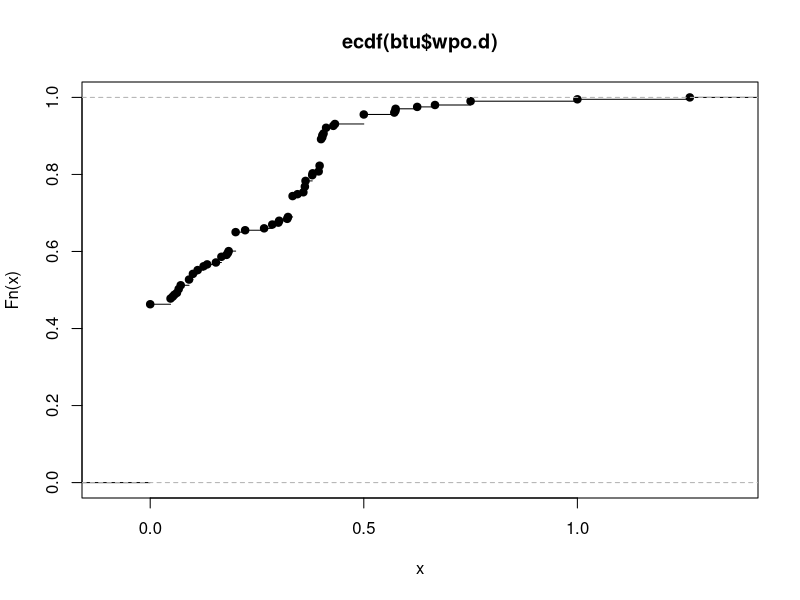
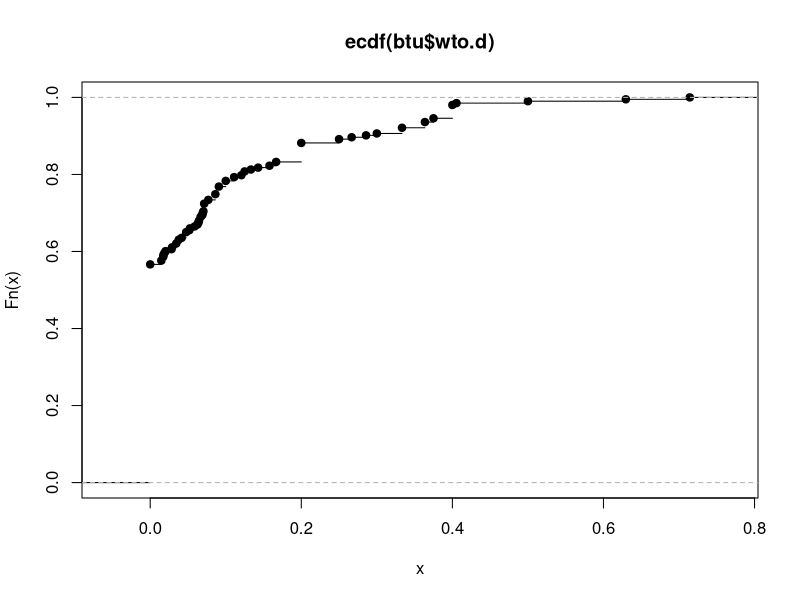
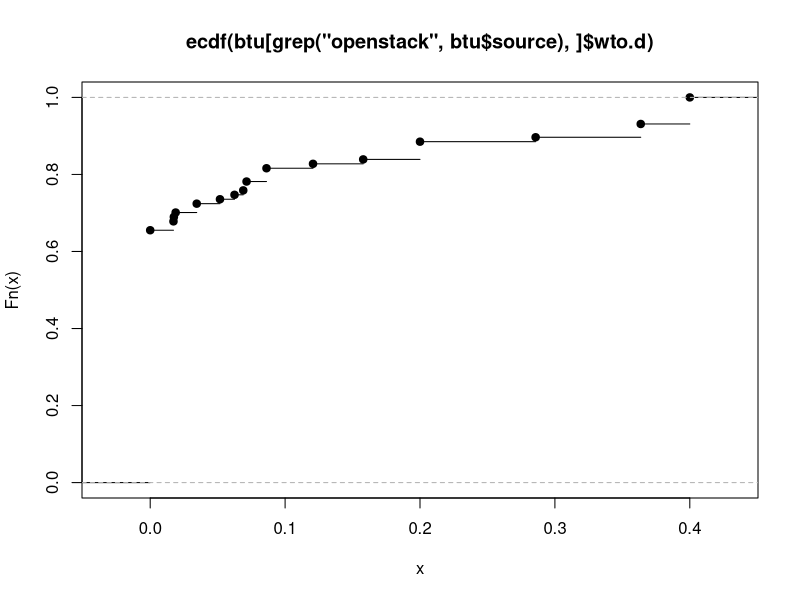
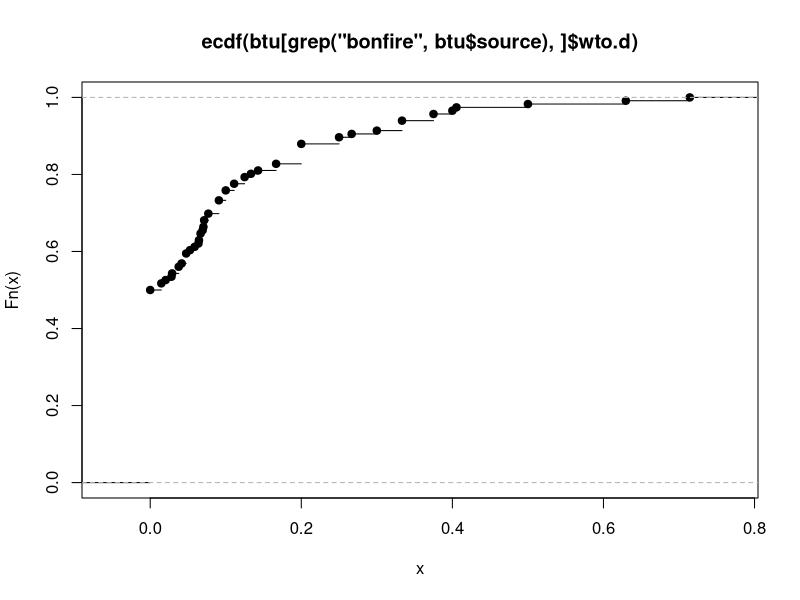
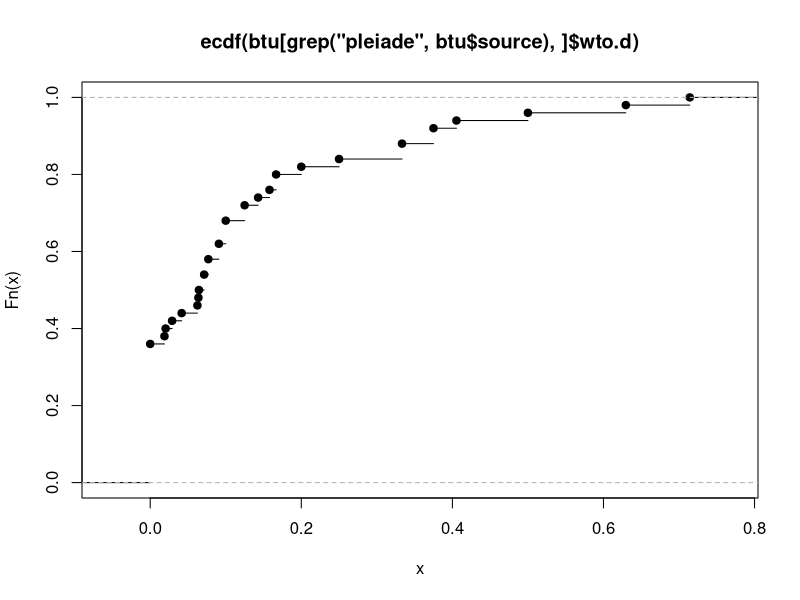
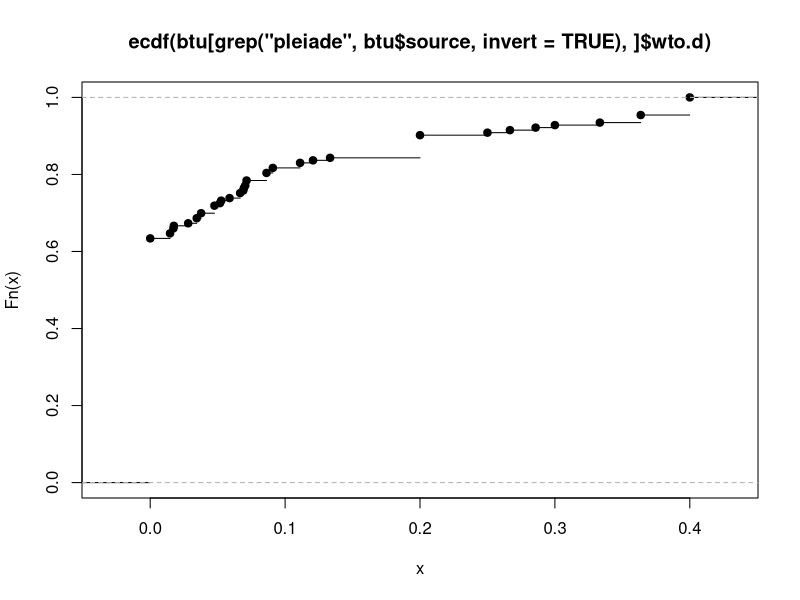
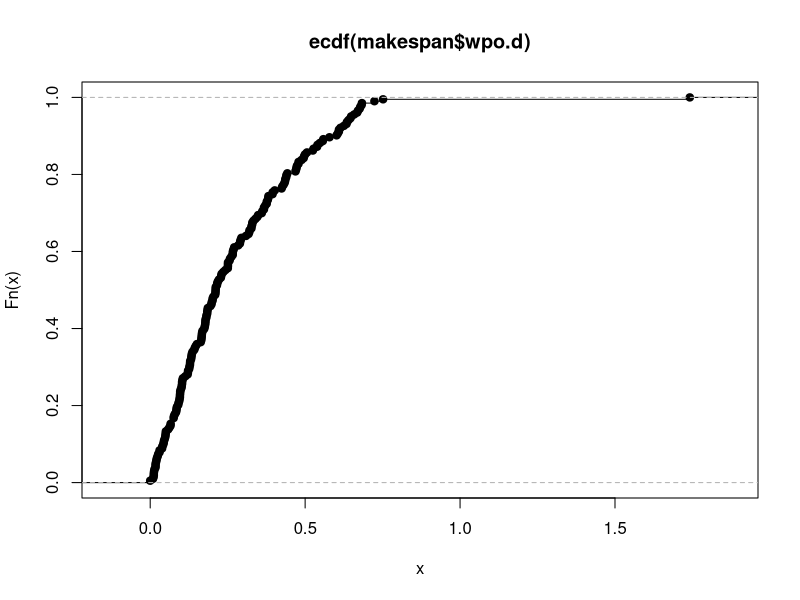
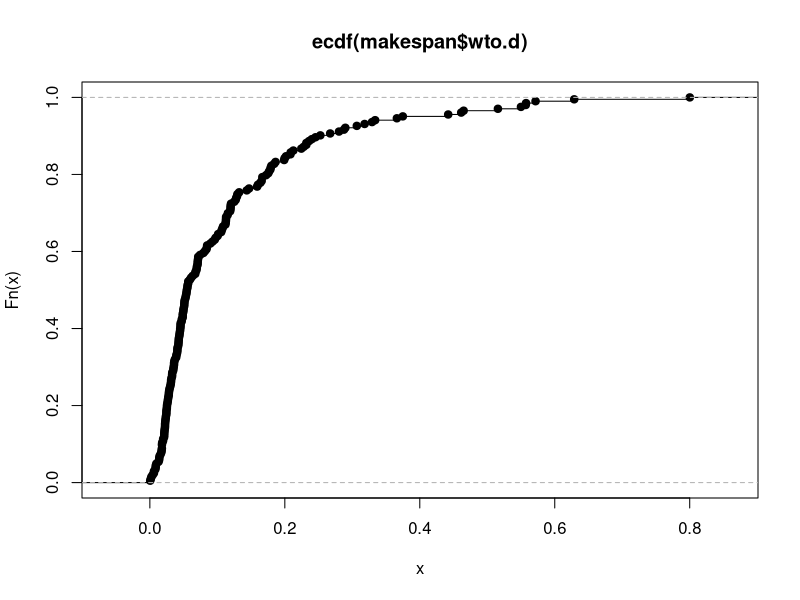

These charts were generated, in order, by the following R code:
# R script to compute validation stats

stats <- read.table("stats.dat", header=TRUE)

btu <- stats[c("source","BTU","wpo.BTU","wto.BTU")]

btu$wpo.d <- NA
btu$wpo.d <- abs( btu$BTU - btu$wpo.BTU ) / btu$BTU
pdf('btu-cdf-wpo.pdf')
plot(ecdf(btu$wpo.d))
dev.off()

btu$wto.d <- NA
btu$wto.d <- abs( btu$BTU - btu$wto.BTU ) / btu$BTU

pdf('btu-cdf-wto.pdf')
plot(ecdf(btu$wto.d))
dev.off()

pdf('btu-cdf-wpo-openstack.pdf')
plot(ecdf(btu[grep("openstack",btu$source),]$wto.d))
dev.off()

pdf('btu-cdf-wpo-bonfire.pdf')
plot(ecdf(btu[grep("bonfire",btu$source),]$wto.d))
dev.off()

pdf('btu-cdf-wpo-montage.pdf')
plot(ecdf(btu[grep("pleiade",btu$source),]$wto.d))
dev.off()

pdf('btu-cdf-wpo-omssa.pdf')
plot(ecdf(btu[grep("pleiade",btu$source,invert=TRUE),]$wto.d))
dev.off()


write.table(btu[ with(btu, order(wpo.d)), ], file="btu.dat")


makespan <- stats[c("source","makespan","wpo.makespan","wto.makespan")]

makespan$wpo.d <- NA
makespan$wpo.d <- abs( makespan$makespan - makespan$wpo.makespan ) / makespan$makespan
pdf('makespan-cdf-wpo.pdf')
plot(ecdf(makespan$wpo.d))
dev.off()

makespan$wto.d <- NA
makespan$wto.d <- abs( makespan$makespan - makespan$wto.makespan ) / makespan$makespan

pdf('makespan-cdf-wto.pdf')
plot(ecdf(makespan$wto.d))
dev.off()

pdf('makespan-cdf-wpo-openstack.pdf')
plot(ecdf(makespan[grep("openstack",makespan$source),]$wto.d))
dev.off()

pdf('makespan-cdf-wpo-bonfire.pdf')
plot(ecdf(makespan[grep("bonfire",makespan$source),]$wto.d))
dev.off()

pdf('makespan-cdf-wpo-montage.pdf')
plot(ecdf(makespan[grep("pleiade",makespan$source),]$wto.d))
dev.off()

pdf('makespan-cdf-wpo-omssa.pdf')
plot(ecdf(makespan[grep("pleiade",makespan$source,invert=TRUE),]$wto.d))
dev.off()


write.table(makespan[ with(makespan, order(wpo.d)), ], file="makespan.dat")


min(btu$wpo.d)
max(btu$wpo.d)
mean(btu$wpo.d)

min(btu$wto.d)
max(btu$wto.d)
mean(btu$wto.d)


min(makespan$wpo.d)
max(makespan$wpo.d)
mean(makespan$wpo.d)

min(makespan$wto.d)
max(makespan$wto.d)
mean(makespan$wto.d)
